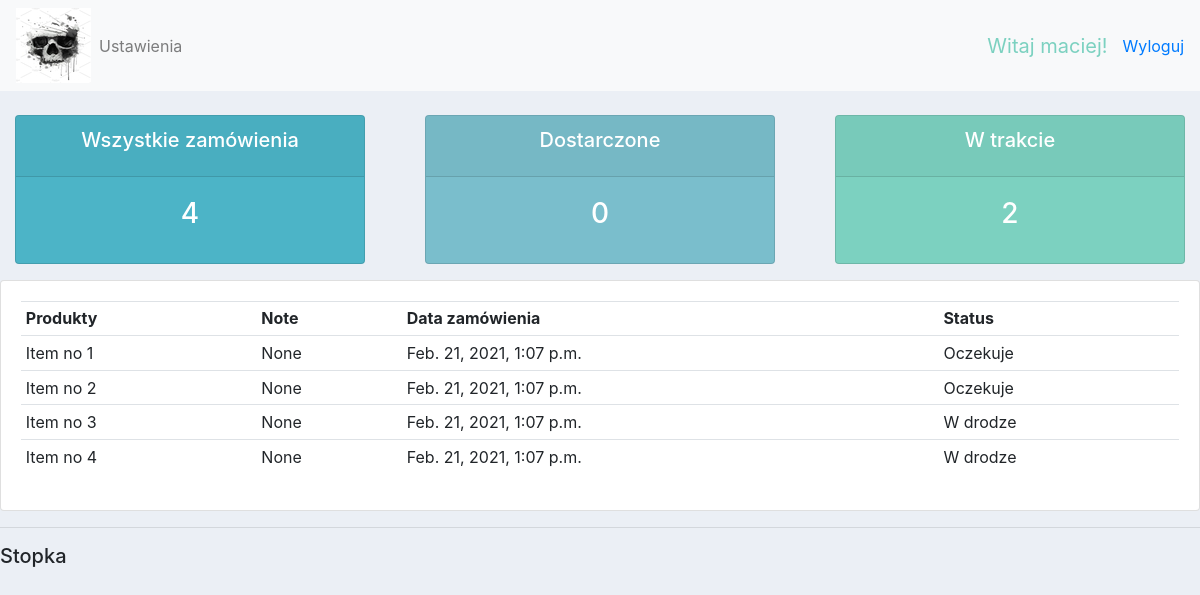
Screenshot of /user/ (signed in) with the database file from the repository.
### accounts/models.py (models this page shows, shortened)
class Order(models.Model):
    STATUS = (
        ('Oczekuje', 'Oczekuje'),
        ('W drodze', 'W drodze'),
        ('Dostarczone', 'Dostarczone'),
    )
    customer = models.ForeignKey(Customer, null=True, on_delete=models.SET_NULL)
    product = models.ForeignKey(Product, null=True, on_delete=models.SET_NULL)
    date_created = models.DateTimeField(auto_now_add=True, null=True)
    status = models.CharField(max_length=150, null=True, choices=STATUS)
    note = models.CharField(max_length=800, null=True)

class Product(models.Model):
    CATEGORY = (
        ('Promocja', 'Promocja'),
    )
    name = models.CharField(max_length=150, null=True)
    price = models.FloatField(max_length=150, null=True)
    category = models.CharField(max_length=150, null=True, choices=CATEGORY)
    description = models.TextField(max_length=150, null=True, blank=True)
    date_created = models.DateTimeField(auto_now_add=True, null=True)
    tags = models.ManyToManyField(Tag)
    def __str__(self):
        return self.name

### accounts/decorators.py (the view)
        def wrapper_func(request, *args, **kwargs):
            group = None
            if request.user.groups.exists():
                group = request.user.groups.all()[0].name
            if group in allowed_roles:
                return view_func(request, *args, **kwargs)
            else:
                return redirect('user')

### accounts/views.py (called while the page is built)
@login_required(login_url='login')
@allowed_users(allowed_roles=['customer'])
def user_page(request):
    orders = request.user.customer.order_set.all()
    total_orders = orders.count()
    delivered = orders.filter(status='Dostarczone').count()
    pending = orders.filter(status='Oczekuje').count()
    context = {'orders': orders, 'total_orders': total_orders,
               'delivered': delivered, 'pending': pending}
    return render(request, 'accounts/user.html', context)

### accounts/templates/accounts/user.html
{%  extends 'accounts/main.html' %}
{% block content %}
{% include 'accounts/status.html' %}
<div class="row">
    <div class="col-md">
        <div class="card card-body">
            <table class="table table-sm">
                <tr>
                    <th>Produkty</th>
                    <th>Note</th>
                    <th>Data zamówienia</th>
                    <th>Status</th>
                </tr>
                {% for order in orders %}
                <tr>
                    <td>{{ order.product }}</td>
                    <td>{{ order.note }}</td>
                    <td>{{ order.date_created }}</td>
                    <td>{{ order.status }}</td>
                </tr>
                {% endfor %}
            </table>
        </div>
    </div>
</div>
{% endblock %}

### accounts/templates/accounts/navbar.html (shortened to what this page needs)
{% load static %}
<nav class="navbar navbar-expand-lg navbar-light bg-light">
    <img src="{% static 'images/skull.jpg' %}" alt="">
    <div class="collapse navbar-collapse" id="navbarNav">
        <ul class="navbar-nav">
            {% if request.user.is_staff %}
            <li class="nav-item active">
                <a class="nav-link" href="{% url 'home' %}">Home <span class="sr-only">(current)</span></a>
            </li>
            <li class="nav-item">
                <a class="nav-link" href="{% url 'products' %}">Produkty</a>
            </li>
            {% else %}
                <li class="nav-item">
                <a class="nav-link" href="{% url 'account' %}">Ustawienia</a>
                </li>
            {% endif %}
        </ul>
    </div>
    <span id="hello-msg">Witaj {{ request.user }}! </span>
    <span><a href="{% url 'logout' %}" >Wyloguj</a></span>
</nav>

### static/css/main.css (style rules this page uses)
body { background-color: #ebeff5; }

### accounts/templates/accounts/navbar.html (style rules this page uses)
#hello-msg { font-size: 20px; color: #7CD1C0; margin-right: 15px; }

### rows the page displays
Order: product "Item no 1", note "None", date_created "Feb. 21, 2021, 1:07 p.m.", status "Oczekuje"
Order: product "Item no 2", note "None", date_created "Feb. 21, 2021, 1:07 p.m.", status "Oczekuje"
Order: product "Item no 3", note "None", date_created "Feb. 21, 2021, 1:07 p.m.", status "W drodze"
Order: product "Item no 4", note "None", date_created "Feb. 21, 2021, 1:07 p.m.", status "W drodze"

### other values shown
{{ request.user }} "maciej"
{{ total_orders }} "4"
{{ delivered }} "0"
{{ pending }} "2"
